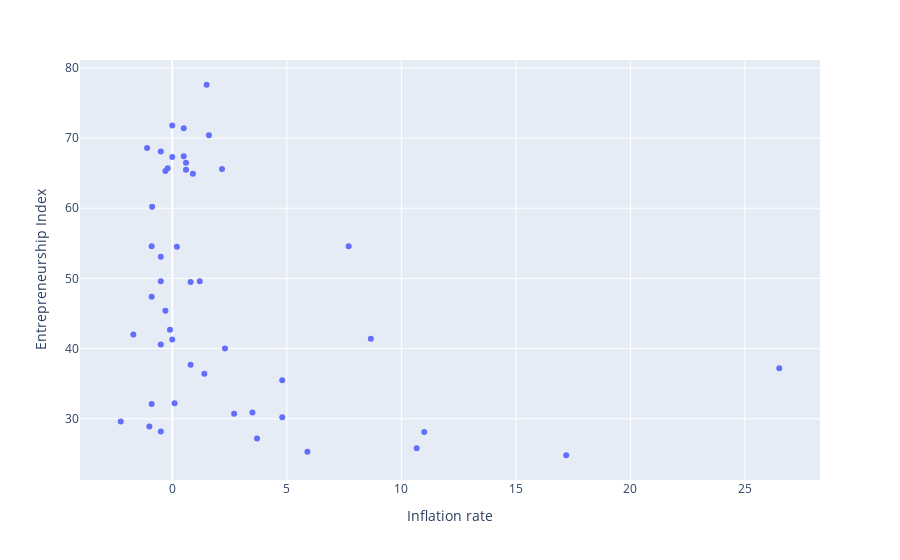

Write notebook code for a chart like this one.
### Code cell
px.scatter(data, x ='Inflation rate', y = 'Entrepreneurship Index')

### Figure 1 — Plotly figure (JSON) as saved in the notebook; plotly's stock layout.template omitted (floating-point values rounded to 4 significant figures)
{"data": [{"hovertemplate": "Inflation rate=%{x}<br>Entrepreneurship Index=%{y}<extra></extra>", "legendgroup": "", "marker": {"color": "#636efa", "symbol": "circle"}, "mode": "markers", "name": "", "orientation": "v", "showlegend": false, "type": "scatter", "x": [0.9, 0.6, -0.88, -0.2, 0, 0.5, -1.7, -0.3, 0, 0.2, -0.9, 0.6, -0.3, -0.5, -0.5, -0.5, 0.5, -0.1, -0.9, 0, 1.5, 1.6, 0.8, 2.17, -0.5, -1.1, 4.8, 26.5, -1, 10.67, 1.4, 0.8, -0.5, 11, -2.25, 17.2, 5.9, 3.7, 2.3, 2.7, 0.1, 3.5, 1.2, -0.9, 4.8, 7.7, 8.67], "xaxis": "x", "y": [64.9, 65.5, 60.2, 65.7, 67.3, 67.4, 42, 65.3, 41.3, 54.5, 54.6, 66.5, 45.4, 53.1, 49.6, 40.6, 71.4, 42.7, 47.4, 71.8, 77.6, 70.4, 49.5, 65.6, 68.1, 68.6, 30.2, 37.2, 28.9, 25.8, 36.4, 37.7, 28.2, 28.1, 29.6, 24.8, 25.3, 27.2, 40, 30.7, 32.2, 30.9, 49.6, 32.1, 35.5, 54.6, 41.4], "yaxis": "y"}], "layout": {"legend": {"tracegroupgap": 0}, "margin": {"t": 60}, "xaxis": {"anchor": "y", "domain": [0, 1], "title": {"text": "Inflation rate"}}, "yaxis": {"anchor": "x", "domain": [0, 1], "title": {"text": "Entrepreneurship Index"}}}}
